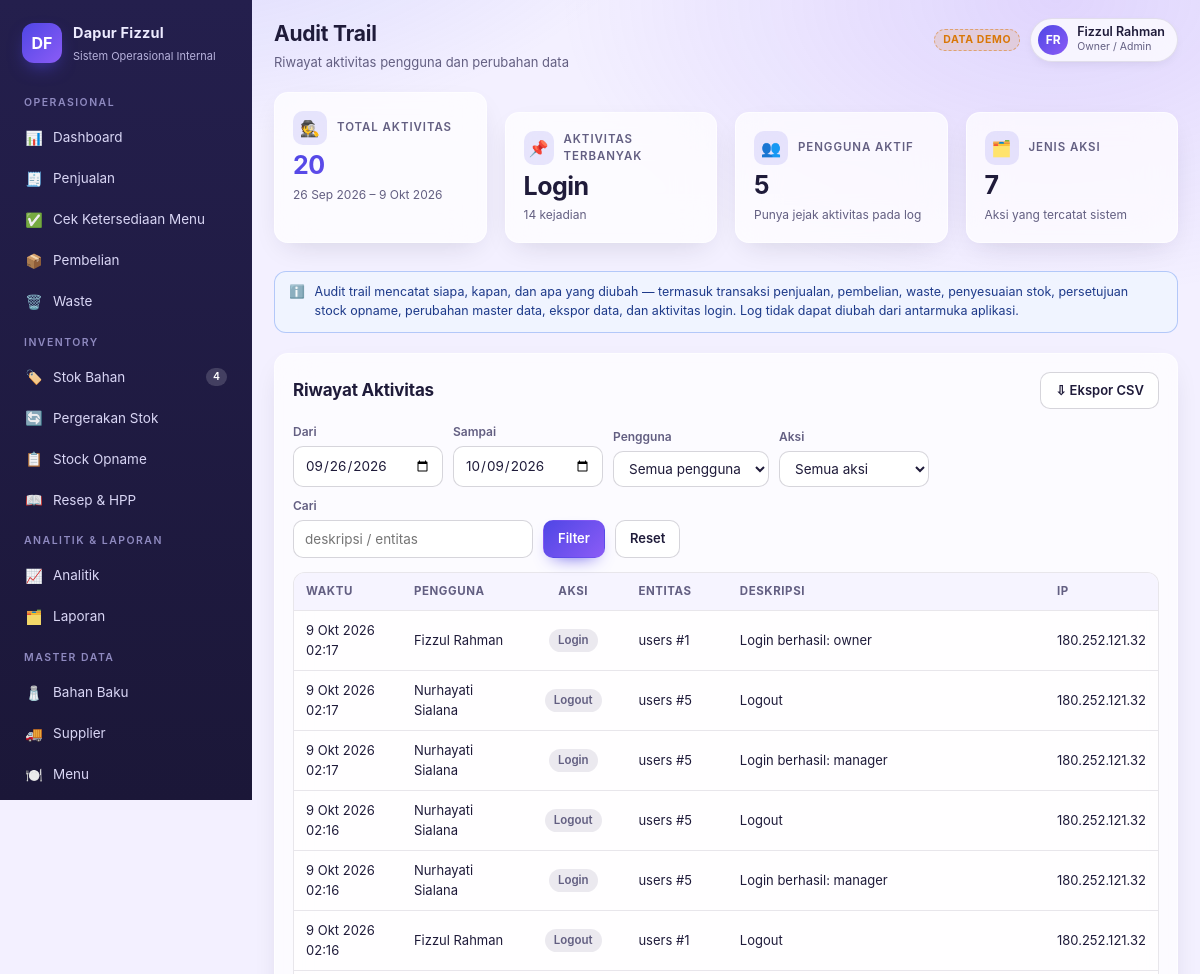
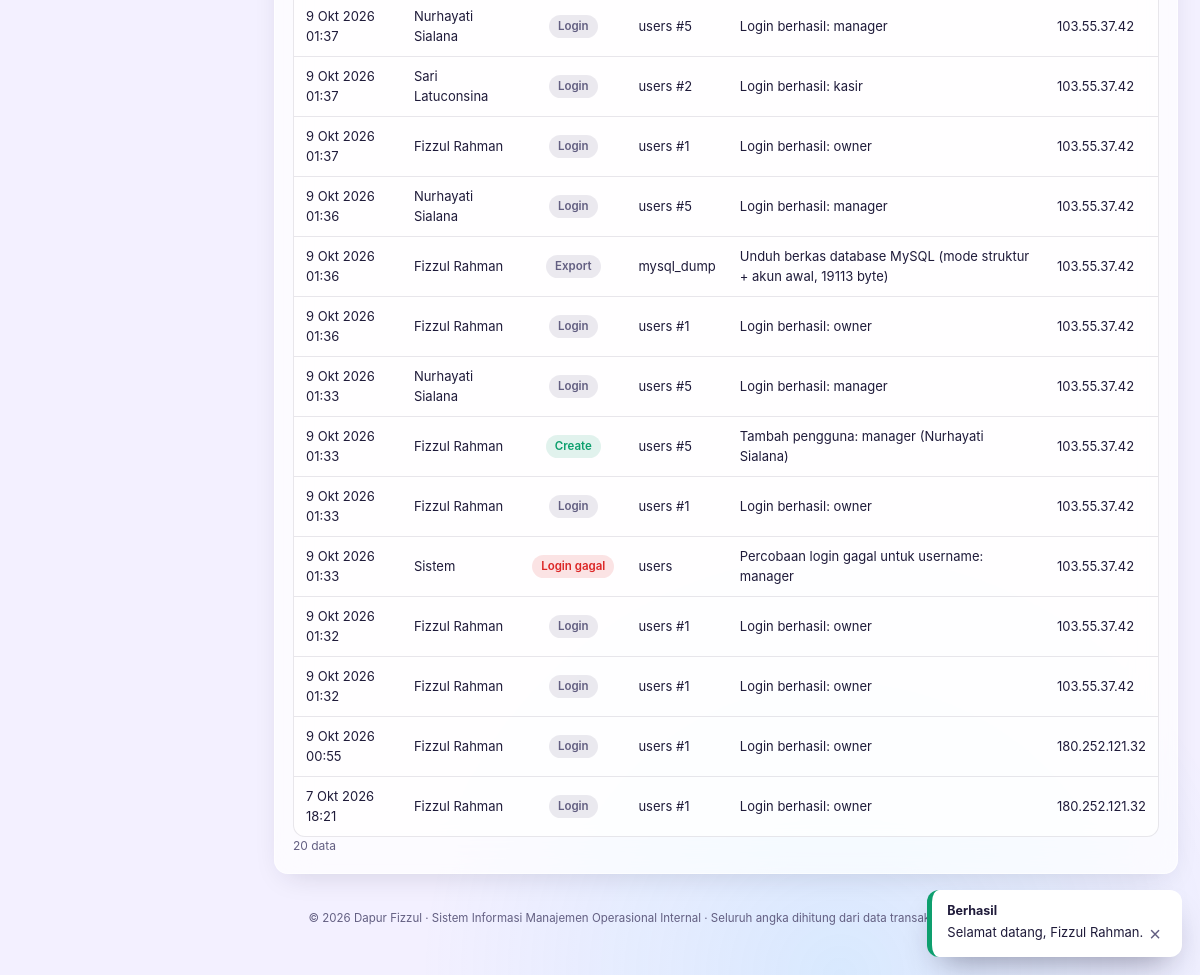
The page /audit/index.php/ (signed in) on the database its author committed (2 pictures, top to bottom).
### tables this page shows
CREATE TABLE users (
            id INTEGER PRIMARY KEY AUTOINCREMENT,
            username TEXT NOT NULL UNIQUE,
            name TEXT NOT NULL,
            email TEXT,
            phone TEXT,
            role_id INTEGER NOT NULL REFERENCES roles(id),
            password_hash TEXT NOT NULL,
            is_active INTEGER NOT NULL DEFAULT 1,
            last_login TEXT,
            created_at TEXT NOT NULL
        );

CREATE TABLE roles (
            id INTEGER PRIMARY KEY AUTOINCREMENT,
            code TEXT NOT NULL UNIQUE,
            name TEXT NOT NULL,
            permissions TEXT NOT NULL DEFAULT ''
        );

CREATE TABLE audit_logs (
            id INTEGER PRIMARY KEY AUTOINCREMENT,
            logged_at TEXT NOT NULL,
            user_id INTEGER,
            user_name TEXT,
            action TEXT NOT NULL,
            entity TEXT,
            entity_id INTEGER,
            description TEXT,
            meta TEXT,
            ip TEXT
        );

### app.php (called while the page is built, shortened)
<?php
$dir = (string)($SIMOP_DIR ?? '');
$pdo = db();
$page = $dir !== '' ? (ROUTES[$dir] ?? 'dashboard') : 'dashboard';
require_login();
$NAV = [
    'Operasional' => [
        ['dashboard', 'Dashboard', '📊', 'dashboard'],
        ['sales', 'Penjualan', '🧾', 'sales'],
        ['availability', 'Cek Ketersediaan Menu', '✅', 'availability'],
        ['purchases', 'Pembelian', '📦', 'purchase'],
        ['waste', 'Waste', '🗑️', 'waste'],
    ],
    'Inventory' => [
        ['inventory', 'Stok Bahan', '🏷️', 'inventory'],
        ['movements', 'Pergerakan Stok', '🔄', 'inventory'],
        ['opname', 'Stock Opname', '📋', 'opname'],
        ['recipes', 'Resep & HPP', '📖', 'recipes_view'],
    ],
    'Analitik & Laporan' => [
        ['analytics', 'Analitik', '📈', 'analytics'],
        ['reports', 'Laporan', '🗂️', 'reports'],
    ],
    'Master Data' => [
        ['master_ingredients', 'Bahan Baku', '🧂', 'master'],
        ['master_suppliers', 'Supplier', '🚚', 'master'],
        ['master_menus', 'Menu', '🍽️', 'master'],
        ['master_categories', 'Kategori Bahan', '📁', 'master'],
    ],
    'Sistem' => [
        ['master_users', 'Pengguna', '👥', 'users'],
        ['audit', 'Audit Trail', '🕵️', 'audit'],
        ['settings', 'Pengaturan', '⚙️', 'settings'],
        ['mysql_download', 'Unduh Database MySQL', '🗄️', 'settings'],
    ],
];
[$pageTitle, $pageSubtitle] = $PAGES[$page];
include VIEW_DIR . '/layout.php';

### audit/index.php (called while the page is built, shortened)
<?php
$SIMOP_DIR   = 'audit';
require __DIR__ . '/../app.php';

### lib/db.php (called while the page is built, shortened)
<?php
function db_driver(): string
{
    $override = $GLOBALS['SIMOP_DIALECT_OVERRIDE'] ?? null;
    return DB_DRIVER === 'mysql' ? 'mysql' : 'sqlite';
}
function db(): PDO
{
    static $pdo = null;
    if ($pdo instanceof PDO) {
        return $pdo;
    }
    $opts = [
        PDO::ATTR_ERRMODE            => PDO::ERRMODE_EXCEPTION,
        PDO::ATTR_DEFAULT_FETCH_MODE => PDO::FETCH_ASSOC,
    ];
    if (db_driver() === 'mysql') {
        $dsn = 'mysql:host=' . MYSQL_HOST . ';port=' . MYSQL_PORT
            . (MYSQL_DB !== '' ? ';dbname=' . MYSQL_DB : '') . ';charset=utf8mb4';
        $opts[PDO::ATTR_EMULATE_PREPARES] = false;
        $pdo = new PDO($dsn, MYSQL_USER, MYSQL_PASS, $opts);
        try { $pdo->exec("SET SESSION sql_mode = 'STRICT_TRANS_TABLES,NO_ENGINE_SUBSTITUTION'"); } catch (Throwable $e) {}
        try { $pdo->exec("SET SESSION time_zone = '+07:00'"); } catch (Throwable $e) {}
    } else {
        $pdo = new PDO('sqlite:' . DB_FILE, null, null, $opts);
        $pdo->exec('PRAGMA busy_timeout = 5000');
        $pdo->exec('PRAGMA journal_mode = WAL');
        $pdo->exec('PRAGMA synchronous = NORMAL');
        $pdo->exec('PRAGMA foreign_keys = ON');
    }
    return $pdo;
}
function setting_get(PDO $pdo, string $key, ?string $default = null): ?string
{
    try {
        $stmt = $pdo->prepare(sql_prepare('SELECT v FROM settings WHERE k = ?'));
        $stmt->execute([$key]);
        $val = $stmt->fetchColumn();
        return $val === false ? $default : (string)$val;
    } catch (Throwable $e) {
        return $default;
    }
}
function q(PDO $pdo, string $sql, array $params = []): array
{
    $stmt = $pdo->prepare(sql_prepare($sql));
    $stmt->execute($params);
    return $stmt->fetchAll();
}
function q1(PDO $pdo, string $sql, array $params = []): ?array
{
    $stmt = $pdo->prepare(sql_prepare($sql));
    $stmt->execute($params);
    $row = $stmt->fetch();
    return $row === false ? null : $row;
}
function qv(PDO $pdo, string $sql, array $params = [], $default = 0)
{
    $stmt = $pdo->prepare(sql_prepare($sql));
    $stmt->execute($params);
    $val = $stmt->fetchColumn();
    return $val === false || $val === null ? $default : $val;
}

### lib/sql.php (called while the page is built, shortened)
<?php
function sql_prepare(string $sql): string
{
    if (db_driver() !== 'mysql') {
        return $sql;
    }
    return $sql;
}

### lib/auth.php (called while the page is built, shortened)
<?php
function current_user(): ?array
{
    static $cached = null;
    if (isset($_SESSION['uid'])) {
        if ($cached === null) {
            $cached = q1(db(), 'SELECT u.*, r.code AS role_code, r.name AS role_name, r.permissions
                              FROM users u JOIN roles r ON r.id = u.role_id
                              WHERE u.id = ? AND u.is_active = 1', [(int)$_SESSION['uid']]);
        }
        return $cached;
    }
    return null;
}
function is_logged_in(): bool
{
    return current_user() !== null;
}
function can(string $permission): bool
{
    $u = current_user();
    $perms = PERMISSIONS[(string)$u['role_code']] ?? [];
    return in_array($permission, $perms, true);
}
function require_login(): void
{
    if (!is_logged_in()) {
        app_redirect('login');
    }
}

### lib/inventory.php (called while the page is built, shortened)
<?php
function low_stock_rows(PDO $pdo, ?float $limitRatio = null): array
{
    $rows = q($pdo, 'SELECT i.*, c.name AS category_name, s.name AS supplier_name
                     FROM ingredients i
                     LEFT JOIN ingredient_categories c ON c.id = i.category_id
                     LEFT JOIN suppliers s ON s.id = i.supplier_id
                     WHERE i.is_active = 1 AND i.min_stock > 0 AND i.current_stock < i.min_stock
                     ORDER BY (i.current_stock * 1.0 / i.min_stock) ASC, i.name');
    return $rows;
}

### views/pages/audit.php (the view, shortened to what this page needs)
<?php
[$from, $to] = date_range(null, null, 14);
$userF = (string)(g('user', '') ?? '');
$actionF = (string)(g('action', '') ?? '');
$search = (string)(g('q', '') ?? '');
$where = ['date(logged_at) BETWEEN :from AND :to'];
$params = [':from' => $from, ':to' => $to];
$w = implode(' AND ', $where);
$total = (int)qv($pdo, "SELECT COUNT(*) FROM audit_logs WHERE $w", $params);
[$page, $per, $offset, $pages, $total] = paginate($total, 40);
$rows = q($pdo, "SELECT * FROM audit_logs WHERE $w ORDER BY logged_at DESC, id DESC LIMIT $per OFFSET $offset", $params);
$actions = array_column(q($pdo, 'SELECT DISTINCT action FROM audit_logs ORDER BY action'), 'action');
$usernames = array_column(q($pdo, 'SELECT DISTINCT user_name FROM audit_logs WHERE user_name IS NOT NULL ORDER BY user_name'), 'user_name');
$byAction = q($pdo, "SELECT action, COUNT(*) AS n FROM audit_logs WHERE $w GROUP BY action ORDER BY n DESC LIMIT 8", $params);
?>
<div class="grid grid-kpi">
    <?= kpi_card('Total Aktivitas', number_format($total, 0, ',', '.'), tgl($from) . ' – ' . tgl($to), '🕵️', true) ?>
    <?= kpi_card('Aktivitas Terbanyak', $byAction ? ucfirst(str_replace('_', ' ', $byAction[0]['action'])) : '—',
        $byAction ? (int)$byAction[0]['n'] . ' kejadian' : 'Belum ada', '📌') ?>
    <?= kpi_card('Pengguna Aktif', (string)count($usernames), 'Punya jejak aktivitas pada log', '👥') ?>
    <?= kpi_card('Jenis Aksi', (string)count($actions), 'Aksi yang tercatat sistem', '🗂️') ?>
</div>
<div class="notice info section" style="margin-bottom:20px;">
    <span>ℹ️</span><span>Audit trail mencatat siapa, kapan, dan apa yang diubah — termasuk transaksi penjualan, pembelian, waste,
    penyesuaian stok, persetujuan stock opname, perubahan master data, ekspor data, dan aktivitas login. Log tidak dapat
    diubah dari antarmuka aplikasi.</span>
</div>
<div class="card">
    <div class="card-head"><h2>Riwayat Aktivitas</h2>
        <a class="btn" href="<?= e(export_base()) ?>?type=audit&from=<?= e($from) ?>&to=<?= e($to) ?>">⇩ Ekspor CSV</a>
    </div>
    <form class="filter-bar" method="get" action="<?= e(self_url()) ?>" style="margin-bottom:14px;">
        <div class="field"><label>Dari</label><input type="date" name="from" value="<?= e($from) ?>"></div>
        <div class="field"><label>Sampai</label><input type="date" name="to" value="<?= e($to) ?>"></div>
        <div class="field"><label>Pengguna</label><select name="user"><option value="">Semua pengguna</option><?= opts($usernames, $userF) ?></select></div>
        <div class="field"><label>Aksi</label><select name="action"><option value="">Semua aksi</option><?= opts($actions, $actionF) ?></select></div>
        <div class="field"><label>Cari</label><input type="text" name="q" value="<?= e($search) ?>" placeholder="deskripsi / entitas"></div>
        <button class="btn btn-primary" type="submit">Filter</button>
        <a class="btn" href="<?= e(app_url('audit')) ?>">Reset</a>
    </form>
    <div class="table-wrap"><table class="data">
        <thead><tr><th>Waktu</th><th>Pengguna</th><th class="mid">Aksi</th><th>Entitas</th><th>Deskripsi</th><th>IP</th></tr></thead>
        <tbody>
        <?php foreach ($rows as $r): ?>
            <tr>
                <td><?= tgl($r['logged_at'], true) ?></td>
                <td><?= e($r['user_name'] ?? '-') ?></td>
                <td class="mid"><?= action_badge((string)$r['action']) ?></td>
                <td><?= e($r['entity'] ?? '-') ?><?= $r['entity_id'] ? ' #' . (int)$r['entity_id'] : '' ?></td>
                <td style="max-width:560px;"><?= e((string)$r['description']) ?></td>
                <td><?= e((string)$r['ip']) ?></td>
            </tr>
        <?php endforeach; ?>
        </tbody></table></div>
    <?= pager_html($page, $pages, $total) ?>
</div>

### views/layout.php (shortened to what this page needs)
<?php
$user = current_user();
$initials = str_initials((string)$user['name']);
$lowCount = can('inventory') ? count(low_stock_rows($pdo)) : 0;
$flashes = take_flash();
?>
<!DOCTYPE html>
<html lang="id">
<head>
<link rel="stylesheet" href="<?= e(app_asset('css/app.css')) ?>?v=<?= e(APP_VERSION) ?>">
</head>
<body>
<div class="app">
    <aside class="sidebar">
        <div class="brand">
            <div class="brand-logo">DF</div>
            <div class="brand-text">
                <b>Dapur Fizzul</b>
                <span>Sistem Operasional Internal</span>
            </div>
        </div>
        <?php foreach ($NAV as $group => $items): ?>
            <?php
            $visible = array_values(array_filter($items, fn($it) => can($it[3])));
            ?>
            <div class="nav-group">
                <div class="nav-title"><?= e($group) ?></div>
                <?php foreach ($visible as [$pg, $label, $icon, $perm]): ?>
                    <a class="nav-link <?= $page === $pg ? 'active' : '' ?>" data-nav="<?= e($pg) ?>" href="<?= e(app_url($pg)) ?>">
                        <span class="ico"><?= $icon ?></span>
                        <span><?= e($label) ?></span>
                        <?php if ($pg === 'inventory' && $lowCount > 0): ?>
                            <span class="nav-badge"><?= $lowCount ?></span>
                        <?php endif; ?>
                    </a>
                <?php endforeach; ?>
            </div>
        <?php endforeach; ?>
    </aside>
    <main class="main">
        <div class="topbar">
            <div>
                <h1><?= e($pageTitle) ?></h1>
                <div class="sub"><?= e($pageSubtitle) ?></div>
            </div>
            <div class="topbar-actions">
                <?php if (setting_get($pdo, 'demo_mode') === '1'): ?>
                    <span class="demo-tag" title="Aplikasi berisi data contoh untuk pengujian">DATA DEMO</span>
                <?php endif; ?>
                <div class="user-chip">
                    <div class="avatar"><?= e($initials) ?></div>
                    <div>
                        <div class="u-name"><?= e($user['name']) ?></div>
                        <div class="u-role"><?= e(ROLES[$user['role_code']] ?? $user['role_name']) ?></div>
                    </div>
                </div>
            </div>
        </div>
        <?php include $view; ?>
        <div style="margin-top:36px;font-size:11.5px;color:var(--muted);text-align:center;">
            © <?= date('Y') ?> Dapur Fizzul · Sistem Informasi Manajemen Operasional Internal ·
            Seluruh angka dihitung dari data transaksi yang tersimpan di database (SQLite).
        </div>
    </main>
</div>
<div class="toast-stack">
    <?php foreach ($flashes as $f): ?>
        <div class="toast <?= e($f['type']) ?>"><b><?= $f['type'] === 'ok' ? 'Berhasil' : ($f['type'] === 'danger' ? 'Gagal' : 'Perhatian') ?></b><?= e($f['message']) ?></div>
    <?php endforeach; ?>
</div>
</body>
</html>

### lib/ui.php (shortened to what this page needs)
<?php
function kpi_card(string $label, string $value, string $sub = '', string $icon = '', bool $accent = false, string $valueClass = ''): string
{
    return '<div class="card kpi' . ($accent ? ' accent' : '') . '">'
        . '<div style="display:flex;align-items:center;gap:10px;">'
        . ($icon !== '' ? '<div class="k-icon">' . $icon . '</div>' : '')
        . '<div class="k-label">' . e($label) . '</div></div>'
        . '<div class="k-value ' . e($valueClass) . '">' . $value . '</div>'
        . ($sub !== '' ? '<div class="k-sub">' . $sub . '</div>' : '')
        . '</div>';
}
function action_badge(string $type): string
{
    $map = [
        'create' => 'ok', 'update' => 'info', 'void' => 'danger', 'approve' => 'ok', 'reject' => 'danger',
        'login' => 'muted', 'logout' => 'muted', 'login_gagal' => 'danger', 'import' => 'info',
        'submit' => 'warn', 'adjust_stock' => 'warn', 'seed' => 'muted', 'manual_usage' => 'info',
        'reset_password' => 'warn', 'toggle' => 'warn',
    ];
    return '<span class="badge ' . ($map[$type] ?? 'muted') . '">' . e(ucfirst(str_replace('_', ' ', $type))) . '</span>';
}
function str_initials(string $name, int $max = 2): string
{
    $out = '';
    foreach (preg_split('/\s+/', trim($name)) as $w) {
        $c = function_exists('mb_substr') ? mb_substr($w, 0, 1) : substr($w, 0, 1);
        $out .= function_exists('mb_strtoupper') ? mb_strtoupper($c) : strtoupper($c);
        if ((function_exists('mb_strlen') ? mb_strlen($out) : strlen($out)) >= $max) break;
    }
    return $out;
}

### rows shown on the page
users: name "FR", name "Fizzul Rahman", role.code "Owner / Admin"
audit_logs: logged_at "9 Okt 2026 02:17", user_name "Fizzul Rahman", action "Login", entity "users", entity "1", description "Login berhasil: owner", ip "180.252.121.32"
audit_logs: logged_at "9 Okt 2026 02:17", user_name "Nurhayati Sialana", action "Logout", entity "users", entity "5", description "Logout", ip "180.252.121.32"
audit_logs: logged_at "9 Okt 2026 02:17", user_name "Nurhayati Sialana", action "Login", entity "users", entity "5", description "Login berhasil: manager", ip "180.252.121.32"
audit_logs: logged_at "9 Okt 2026 02:16", user_name "Nurhayati Sialana", action "Logout", entity "users", entity "5", description "Logout", ip "180.252.121.32"
audit_logs: logged_at "9 Okt 2026 02:16", user_name "Nurhayati Sialana", action "Login", entity "users", entity "5", description "Login berhasil: manager", ip "180.252.121.32"
audit_logs: logged_at "9 Okt 2026 02:16", user_name "Fizzul Rahman", action "Logout", entity "users", entity "1", description "Logout", ip "180.252.121.32"
audit_logs: logged_at "9 Okt 2026 01:37", user_name "Nurhayati Sialana", action "Login", entity "users", entity "5", description "Login berhasil: manager", ip "103.55.37.42"
audit_logs: logged_at "9 Okt 2026 01:37", user_name "Sari Latuconsina", action "Login", entity "users", entity "2", description "Login berhasil: kasir", ip "103.55.37.42"
audit_logs: logged_at "9 Okt 2026 01:37", user_name "Fizzul Rahman", action "Login", entity "users", entity "1", description "Login berhasil: owner", ip "103.55.37.42"
audit_logs: logged_at "9 Okt 2026 01:36", user_name "Nurhayati Sialana", action "Login", entity "users", entity "5", description "Login berhasil: manager", ip "103.55.37.42"
audit_logs: logged_at "9 Okt 2026 01:36", user_name "Fizzul Rahman", action "Export", entity "mysql_dump", description "Unduh berkas database MySQL (mode struktur + akun awal, 19113 byte)", ip "103.55.37.42"
audit_logs: logged_at "9 Okt 2026 01:36", user_name "Fizzul Rahman", action "Login", entity "users", entity "1", description "Login berhasil: owner", ip "103.55.37.42"
audit_logs: logged_at "9 Okt 2026 01:33", user_name "Nurhayati Sialana", action "Login", entity "users", entity "5", description "Login berhasil: manager", ip "103.55.37.42"
audit_logs: logged_at "9 Okt 2026 01:33", user_name "Fizzul Rahman", action "Create", entity "users", entity "5", description "Tambah pengguna: manager (Nurhayati Sialana)", ip "103.55.37.42"
audit_logs: logged_at "9 Okt 2026 01:33", user_name "Fizzul Rahman", action "Login", entity "users", entity "1", description "Login berhasil: owner", ip "103.55.37.42"
audit_logs: logged_at "9 Okt 2026 01:33", user_name "Sistem", action "Login gagal", entity "users", description "Percobaan login gagal untuk username: manager", ip "103.55.37.42"
audit_logs: logged_at "9 Okt 2026 01:32", user_name "Fizzul Rahman", action "Login", entity "users", entity "1", description "Login berhasil: owner", ip "103.55.37.42"
audit_logs: logged_at "9 Okt 2026 01:32", user_name "Fizzul Rahman", action "Login", entity "users", entity "1", description "Login berhasil: owner", ip "103.55.37.42"
audit_logs: logged_at "9 Okt 2026 00:55", user_name "Fizzul Rahman", action "Login", entity "users", entity "1", description "Login berhasil: owner", ip "180.252.121.32"
audit_logs: logged_at "7 Okt 2026 18:21", user_name "Fizzul Rahman", action "Login", entity "users", entity "1", description "Login berhasil: owner", ip "180.252.121.32"

### other values the page prints
$group "OPERASIONAL"
$icon "📊"
$label "Dashboard"
$icon "🧾"
$label "Penjualan"
$icon "✅"
$label "Cek Ketersediaan Menu"
$icon "📦"
$label "Pembelian"
$icon "🗑️"
$label "Waste"
$group "INVENTORY"
$icon "🏷️"
$label "Stok Bahan"
$icon "🔄"
